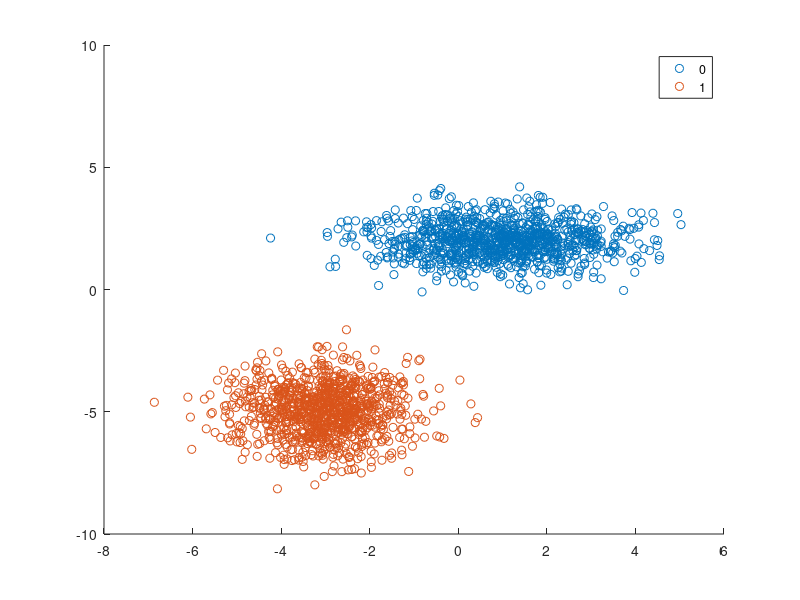

Source code (MATLAB): (Note: this script raises an error after producing the figure.)
% figure(1),clf,
% plot(x1,y1,'b','LineWidth',2);
% title('Profit of asset price','FontSize',15)
% ylabel('Profit','FontSize',13,'FontWeight','bold')
% xlabel('Asset price','FontSize',13,'FontWeight','bold')
% hold on
% plot(x2,y2,'b','LineWidth',2);
% plot(x3,y3,'b','LineWidth',2);
% plot(xx1,yy1,'b.','LineWidth',2);
% plot(xx2,yy2,'b.','LineWidth',2);
% axis([0 85 0 45])
% grid on
% hold off
%%
mu1 = [1 2];
Sigma1 = [2 0; 0 0.5];
mu2 = [-3 -5];
Sigma2 = [1 0;0 1];
rng(1); % For reproducibility
X = [mvnrnd(mu1,Sigma1,1000);mvnrnd(mu2,Sigma2,1000)];

GMModel = fitgmdist(X,2);

figure
y = [zeros(1000,1);ones(1000,1)];
h = gscatter(X(:,1),X(:,2),y);
hold on
ezcontour(@(x1,x2)pdf(GMModel,[x1 x2]),get(gca,{'XLim','YLim'}))
title('{\bf Scatter Plot and Fitted Gaussian Mixture Contours}')
legend(h,'Model 0','Model1')
hold off
%%
load discrim
figure;
gscatter(ratings(:,1),ratings(:,2),group,'br','xo')
xlabel('climate');
ylabel('housing');
%%
xx=1:10;
yy=xx.^2;
plot(xx,yy);










